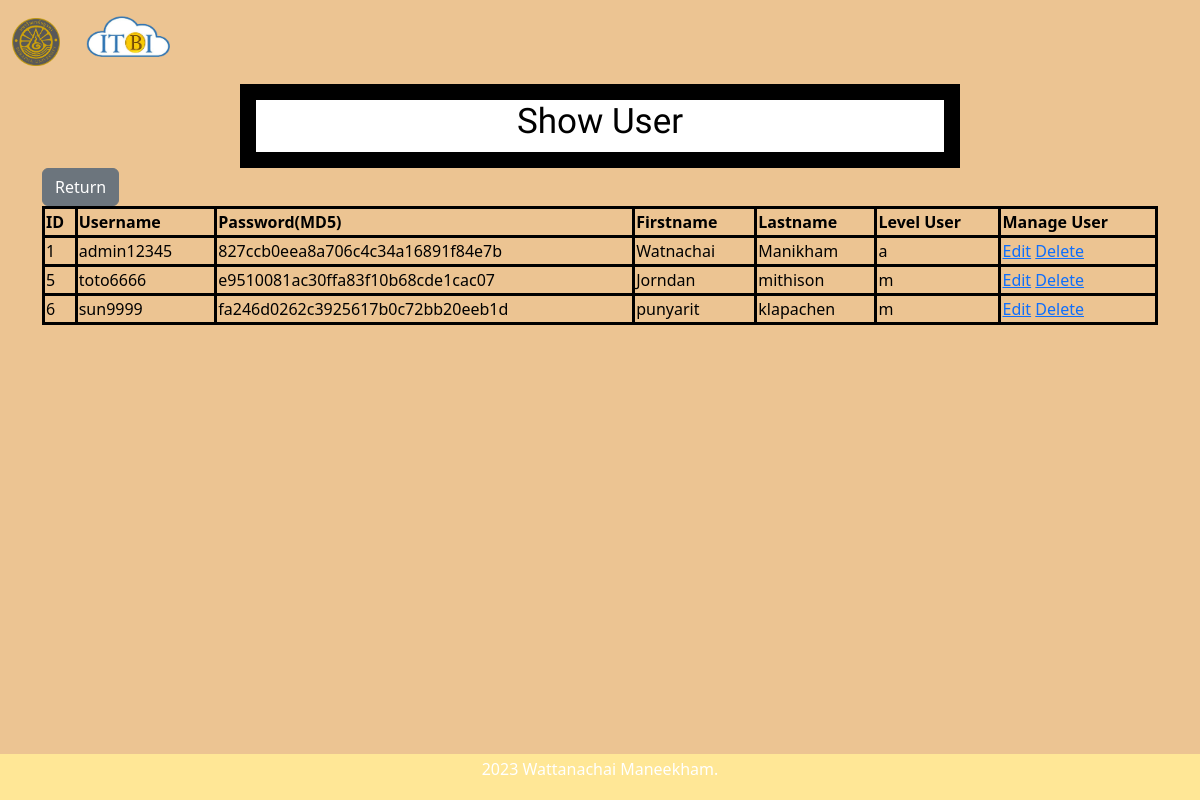
The app's page /admin_ShowUser.php with its own data.
### tables this page shows
CREATE TABLE `user` (
  `id` int(5) NOT NULL,
  `username` varchar(50) NOT NULL,
  `password` varchar(200) NOT NULL,
  `firstname` varchar(100) NOT NULL,
  `lastname` varchar(100) NOT NULL,
  `userlevel` varchar(1) NOT NULL
);

### admin_ShowUser.php (the view, shortened to what this page needs)
<!DOCTYPE html>
<html lang="en">
<head>
    <link href="css/bootstrap.min.css" rel="stylesheet">
    <link rel="stylesheet" href="style.css">
</head>
<body>
    <?php include('./Logo.php'); ?>
    <div class= "first">
        <h1 class= "a" text-align="center">Show User</h1>
    </div>
    <div class="container-sm">
    <button type="button" class="btn btn-secondary"><a href="./admin_Page.php" style="text-decoration:none;"> <font color="white">Return</font></a></button>
    <table class="table-light" >
        <thead>
                <tr>
                    <th text-align="center">ID</th>
                    <th text-align="center">Username</th>
                    <th text-align="center">Password(MD5)</th>
                    <th text-align="center">Firstname</th>
                    <th text-align="center">Lastname</th>
                    <th text-align="center">Level User</th>
                    <th text-align="center">Manage User</th>
                </tr>
        </thead>
    <tbody>
    <?php
        include("./connectDB.php");
        $query = "SELECT * FROM user";
        $result = mysqli_query($conn, $query);
        foreach ($result as $row) { ?>
            <tr>
                <td> <?php echo $row['id']; ?></td>
                <td> <?php echo $row['username']; ?></td>
                <td> <?php echo $row['password']; ?></td>
                <td> <?php echo $row['firstname']; ?></td>
                <td> <?php echo $row['lastname']; ?></td>
                <td> <?php echo $row['userlevel']; ?></td>
                <td> <a href="admin_edituser.php?id=<?php echo $row['id']; ?>">Edit</a>
                <a href="admin_deleteuser.php?id=<?php echo $row['id']; ?>">Delete</a></td>
            </tr>
        <?php } ?>
    </tbody>
</table>
</div>
<?php mysqli_close($conn);
include("./footer.php")
?>

### Logo.php
<img src="./buu.png" HSPACE="12" width="4%" height="4%" alt="">
<img src="./it.png" HSPACE="10" width="7%" height="7%"  alt="">
<br>

### footer.php
    <footer>
        <p> 2023 Wattanachai Maneekham.</p>
    </footer>
</body>
</html>

### style.css (style rules this page uses)
body { background-color: rgb(236, 196, 146); }
h1.a { color: rgb(0, 0, 0); text-align: center; font-size: 35px; font-family: 'Mitr', sans-serif; }
.a { text-decoration: none; }
p { color: white; padding: 3px; }
div.first { background-color: white; width: 60%; border: 1rem solid rgb(0, 0, 0); padding: 1px; margin-left: auto; margin-right: auto; }
footer { position: fixed; width: 100%; left: 0; bottom: 0; background-color: rgb(255, 231, 150); color: rgb(0, 0, 0); text-align: center; }

### admin_ShowUser.php (style rules this page uses)
table { color: rgb(255, 195, 77); width: 100%; }
th ,td { border:3px solid black; }

### records on screen
user: id "1", username "admin12345", password "827ccb0eea8a706c4c34a16891f84e7b", firstname "Watnachai", lastname "Manikham", userlevel "a"
user: id "5", username "toto6666", password "e9510081ac30ffa83f10b68cde1cac07", firstname "Jorndan", lastname "mithison", userlevel "m"
user: id "6", username "sun9999", password "fa246d0262c3925617b0c72bb20eeb1d", firstname "punyarit", lastname "klapachen", userlevel "m"
